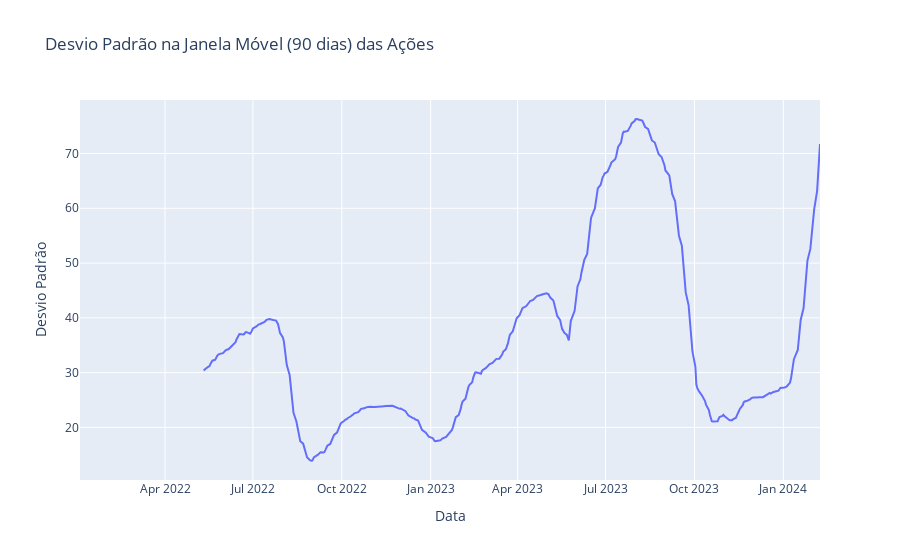

Notebook code for this chart:
### Code cell
# Criar e exibir gráfico de linha para desvios padrão na janela móvel
fig_std_deviation = go.Figure(go.Scatter(x=std_deviation.index,
                                         y=std_deviation,
                                         mode='lines',
                                         name='Desvio Padrão'))
fig_std_deviation.update_layout(title='Desvio Padrão na Janela Móvel (90 dias) das Ações',
                                xaxis_title='Data',
                                yaxis_title='Desvio Padrão')
fig_std_deviation.show()

### Figure 1 — Plotly figure (JSON) as saved in the notebook; plotly's stock layout.template omitted (floating-point values rounded to 4 significant figures; data arrays with more than 128 entries replaced by an {"elided": "..."} marker saying what was removed)
{"data": [{"mode": "lines", "name": "Desvio Padrão", "type": "scatter", "x": {"elided": "528 str values"}, "y": {"elided": "528 float values"}}], "layout": {"title": {"text": "Desvio Padrão na Janela Móvel (90 dias) das Ações"}, "xaxis": {"title": {"text": "Data"}}, "yaxis": {"title": {"text": "Desvio Padrão"}}}}
